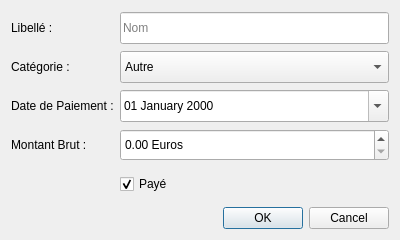
<?xml version="1.0" encoding="UTF-8"?>
<ui version="4.0">
 <class>Debit</class>
 <widget class="QDialog" name="Debit">
  <property name="geometry">
   <rect>
    <x>0</x>
    <y>0</y>
    <width>400</width>
    <height>240</height>
   </rect>
  </property>
  <property name="minimumSize">
   <size>
    <width>0</width>
    <height>240</height>
   </size>
  </property>
  <property name="maximumSize">
   <size>
    <width>16777215</width>
    <height>240</height>
   </size>
  </property>
  <property name="windowTitle">
   <string>Débit</string>
  </property>
  <property name="windowIcon">
   <iconset resource="ressources.qrc">
    <normaloff>:/icones/News Remove.png</normaloff>:/icones/News Remove.png</iconset>
  </property>
  <layout class="QVBoxLayout" name="verticalLayout">
   <item>
    <layout class="QFormLayout" name="formLayout">
     <property name="fieldGrowthPolicy">
      <enum>QFormLayout::AllNonFixedFieldsGrow</enum>
     </property>
     <item row="0" column="0">
      <widget class="QLabel" name="label">
       <property name="sizePolicy">
        <sizepolicy hsizetype="Preferred" vsizetype="Expanding">
         <horstretch>0</horstretch>
         <verstretch>0</verstretch>
        </sizepolicy>
       </property>
       <property name="text">
        <string>Libellé :</string>
       </property>
      </widget>
     </item>
     <item row="0" column="1">
      <widget class="QLineEdit" name="nom">
       <property name="minimumSize">
        <size>
         <width>0</width>
         <height>32</height>
        </size>
       </property>
       <property name="placeholderText">
        <string>Nom</string>
       </property>
      </widget>
     </item>
     <item row="1" column="0">
      <widget class="QLabel" name="label_6">
       <property name="sizePolicy">
        <sizepolicy hsizetype="Preferred" vsizetype="Expanding">
         <horstretch>0</horstretch>
         <verstretch>0</verstretch>
        </sizepolicy>
       </property>
       <property name="text">
        <string>Catégorie :</string>
       </property>
      </widget>
     </item>
     <item row="1" column="1">
      <widget class="QComboBox" name="categorie">
       <property name="minimumSize">
        <size>
         <width>0</width>
         <height>32</height>
        </size>
       </property>
       <item>
        <property name="text">
         <string>Autre</string>
        </property>
       </item>
      </widget>
     </item>
     <item row="2" column="0">
      <widget class="QLabel" name="label_9">
       <property name="sizePolicy">
        <sizepolicy hsizetype="Preferred" vsizetype="Expanding">
         <horstretch>0</horstretch>
         <verstretch>0</verstretch>
        </sizepolicy>
       </property>
       <property name="text">
        <string>Date de Paiement :</string>
       </property>
      </widget>
     </item>
     <item row="2" column="1">
      <widget class="QDateEdit" name="dateP">
       <property name="minimumSize">
        <size>
         <width>0</width>
         <height>32</height>
        </size>
       </property>
       <property name="displayFormat">
        <string>dd MMMM yyyy</string>
       </property>
       <property name="calendarPopup">
        <bool>true</bool>
       </property>
      </widget>
     </item>
     <item row="4" column="1">
      <widget class="QCheckBox" name="paye">
       <property name="minimumSize">
        <size>
         <width>0</width>
         <height>32</height>
        </size>
       </property>
       <property name="text">
        <string>Payé</string>
       </property>
       <property name="checked">
        <bool>true</bool>
       </property>
      </widget>
     </item>
     <item row="3" column="1">
      <widget class="QDoubleSpinBox" name="brut">
       <property name="minimumSize">
        <size>
         <width>0</width>
         <height>32</height>
        </size>
       </property>
       <property name="suffix">
        <string> Euros</string>
       </property>
       <property name="maximum">
        <double>100000.000000000000000</double>
       </property>
      </widget>
     </item>
     <item row="3" column="0">
      <widget class="QLabel" name="label_3">
       <property name="sizePolicy">
        <sizepolicy hsizetype="Preferred" vsizetype="Expanding">
         <horstretch>0</horstretch>
         <verstretch>0</verstretch>
        </sizepolicy>
       </property>
       <property name="text">
        <string>Montant Brut :</string>
       </property>
      </widget>
     </item>
    </layout>
   </item>
   <item>
    <widget class="QDialogButtonBox" name="buttonBox">
     <property name="orientation">
      <enum>Qt::Horizontal</enum>
     </property>
     <property name="standardButtons">
      <set>QDialogButtonBox::Cancel|QDialogButtonBox::Ok</set>
     </property>
    </widget>
   </item>
  </layout>
 </widget>
 <resources>
  <include location="ressources.qrc"/>
 </resources>
 <connections/>
</ui>
